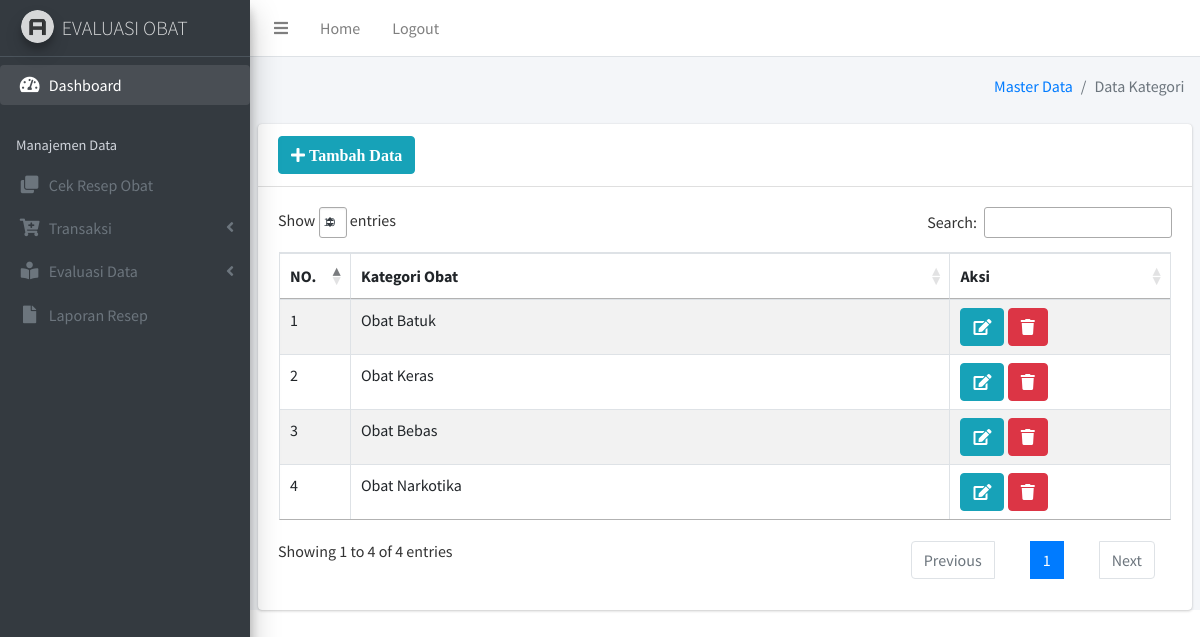
Page /kategori.php (signed in) on the committed database.
### tables this page shows
CREATE TABLE `kategori` (
  `id_kategori` int(11) NOT NULL,
  `kategori` varchar(50) NOT NULL
);

### koneksi.php (called while the page is built, shortened)
<?php
$conn = mysqli_connect('localhost','root','','evaluasi_obat');
function query($query){
    global $conn;
    $r = mysqli_query($conn,$query);
    $rows = [];
    while ($row = mysqli_fetch_assoc($r)) {
        $rows[] = $row;
    }
    return $rows;
}

### kategori.php (the view, shortened to what this page needs)
<?php
  include("layout/header.php");
  include("layout/navbar.php");
  include("layout/sidebar.php");
 $kategori = query("SELECT * FROM kategori")
?>
  <div class="content-wrapper">
    <div class="content-header">
      <div class="container-fluid">
        <div class="row mb-2">
          <div class="col-sm-6">
          </div>
          <div class="col-sm-6">
            <ol class="breadcrumb float-sm-right">
              <li class="breadcrumb-item"><a href="#">Master Data</a></li>
              <li class="breadcrumb-item active">Data Kategori</li>
            </ol>
          </div>
        </div>
      </div>
    </div>
    <section class="content">
    <div class="card">
        <div class="card-header">
        <a href="tambahkategori.php" class="btn btn-info" ><i class="fa fa-plus"> Tambah Data</i></a>
        </div>
            <div class="card-body">
              <table id="obat" class="table table-bordered table-striped">
                <thead>
                <tr>
                  <th>NO.</th>
                  <th>Kategori Obat</th>
                  <th>Aksi</th>
                </tr>
                </thead>
                <tbody>
                  <?php $i = 1; ?>
                  <?php foreach ($kategori as $key) : ?>
                <tr>
                  <td width="50px"><?= $i; ?></td>
                  <td><?= $key["kategori"]; ?></td>
                  <td  width="200px">
                  <a href="editkategori.php?id=<?= $key["id_kategori"];?>" class="btn btn-info" style="
    float: center;"><i class="fa fa-edit"></i></a>
                  <a href="hapuskategori.php?id=<?= $key["id_kategori"] ?>" class="btn btn-danger" onclick="return confirm('Hapus data?')" style="
                float: center;"><i class="fa fa-trash"></i></a></td>
                </tr>
                <?php $i++; ?>
                <?php endforeach ?>
              </table>
            </div>
          </div>
    </section>
  </div>
</body>
</html>

### rows in the picture
kategori: kategori "Obat Batuk"
kategori: kategori "Obat Keras"
kategori: kategori "Obat Bebas"
kategori: kategori "Obat Narkotika"
